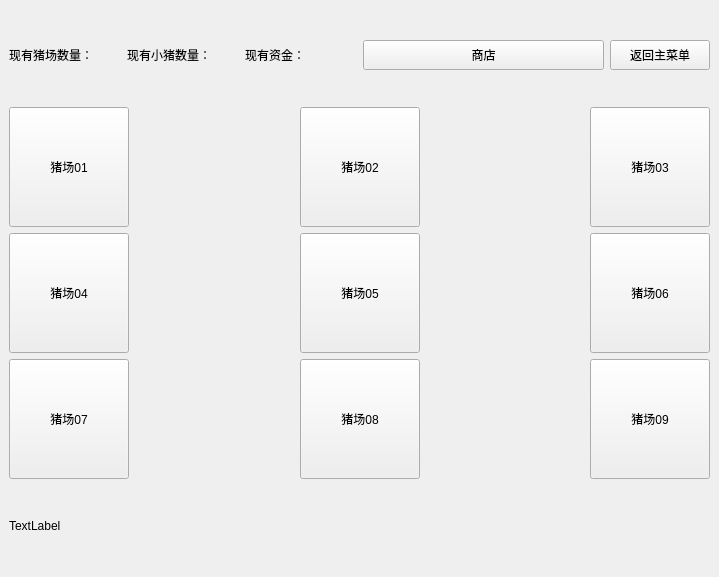
<?xml version="1.0" encoding="UTF-8"?>
<ui version="4.0">
 <class>game</class>
 <widget class="QMainWindow" name="game">
  <property name="geometry">
   <rect>
    <x>0</x>
    <y>0</y>
    <width>719</width>
    <height>577</height>
   </rect>
  </property>
  <property name="windowTitle">
   <string>MainWindow</string>
  </property>
  <widget class="QWidget" name="centralwidget">
   <layout class="QGridLayout" name="gridLayout_2">
    <item row="0" column="0">
     <layout class="QHBoxLayout" name="horizontalLayout">
      <item>
       <widget class="QLabel" name="lblNowZhuchang">
        <property name="text">
         <string>现有猪场数量：</string>
        </property>
       </widget>
      </item>
      <item>
       <widget class="QLabel" name="lblNowCount">
        <property name="text">
         <string>现有小猪数量：</string>
        </property>
       </widget>
      </item>
      <item>
       <widget class="QLabel" name="lblNowMoney">
        <property name="text">
         <string>现有资金：</string>
        </property>
       </widget>
      </item>
     </layout>
    </item>
    <item row="0" column="1">
     <layout class="QHBoxLayout" name="horizontalLayout_5">
      <item>
       <widget class="QPushButton" name="btnShop">
        <property name="minimumSize">
         <size>
          <width>100</width>
          <height>30</height>
         </size>
        </property>
        <property name="maximumSize">
         <size>
          <width>300</width>
          <height>30</height>
         </size>
        </property>
        <property name="text">
         <string>商店</string>
        </property>
       </widget>
      </item>
      <item>
       <widget class="QPushButton" name="btnExit">
        <property name="minimumSize">
         <size>
          <width>100</width>
          <height>30</height>
         </size>
        </property>
        <property name="maximumSize">
         <size>
          <width>100</width>
          <height>30</height>
         </size>
        </property>
        <property name="text">
         <string>返回主菜单</string>
        </property>
       </widget>
      </item>
     </layout>
    </item>
    <item row="1" column="0" colspan="2">
     <layout class="QGridLayout" name="gridLayout">
      <item row="0" column="0">
       <layout class="QHBoxLayout" name="horizontalLayout_4">
        <item>
         <widget class="QPushButton" name="btnZhuchang1">
          <property name="minimumSize">
           <size>
            <width>120</width>
            <height>120</height>
           </size>
          </property>
          <property name="text">
           <string>猪场01</string>
          </property>
         </widget>
        </item>
        <item>
         <spacer name="horizontalSpacer">
          <property name="orientation">
           <enum>Qt::Horizontal</enum>
          </property>
          <property name="sizeHint" stdset="0">
           <size>
            <width>40</width>
            <height>20</height>
           </size>
          </property>
         </spacer>
        </item>
        <item>
         <widget class="QPushButton" name="btnZhuchang2">
          <property name="minimumSize">
           <size>
            <width>120</width>
            <height>120</height>
           </size>
          </property>
          <property name="text">
           <string>猪场02</string>
          </property>
         </widget>
        </item>
        <item>
         <spacer name="horizontalSpacer_2">
          <property name="orientation">
           <enum>Qt::Horizontal</enum>
          </property>
          <property name="sizeHint" stdset="0">
           <size>
            <width>40</width>
            <height>20</height>
           </size>
          </property>
         </spacer>
        </item>
        <item>
         <widget class="QPushButton" name="btnZhuchang3">
          <property name="minimumSize">
           <size>
            <width>120</width>
            <height>120</height>
           </size>
          </property>
          <property name="text">
           <string>猪场03</string>
          </property>
         </widget>
        </item>
       </layout>
      </item>
      <item row="2" column="0">
       <layout class="QHBoxLayout" name="horizontalLayout_2">
        <item>
         <widget class="QPushButton" name="btnZhuchang7">
          <property name="minimumSize">
           <size>
            <width>120</width>
            <height>120</height>
           </size>
          </property>
          <property name="text">
           <string>猪场07</string>
          </property>
         </widget>
        </item>
        <item>
         <spacer name="horizontalSpacer_5">
          <property name="orientation">
           <enum>Qt::Horizontal</enum>
          </property>
          <property name="sizeHint" stdset="0">
           <size>
            <width>40</width>
            <height>20</height>
           </size>
          </property>
         </spacer>
        </item>
        <item>
         <widget class="QPushButton" name="btnZhuchang8">
          <property name="minimumSize">
           <size>
            <width>120</width>
            <height>120</height>
           </size>
          </property>
          <property name="text">
           <string>猪场08</string>
          </property>
         </widget>
        </item>
        <item>
         <spacer name="horizontalSpacer_6">
          <property name="orientation">
           <enum>Qt::Horizontal</enum>
          </property>
          <property name="sizeHint" stdset="0">
           <size>
            <width>40</width>
            <height>20</height>
           </size>
          </property>
         </spacer>
        </item>
        <item>
         <widget class="QPushButton" name="btnZhuchang9">
          <property name="minimumSize">
           <size>
            <width>120</width>
            <height>120</height>
           </size>
          </property>
          <property name="text">
           <string>猪场09</string>
          </property>
         </widget>
        </item>
       </layout>
      </item>
      <item row="1" column="0">
       <layout class="QHBoxLayout" name="horizontalLayout_3">
        <item>
         <widget class="QPushButton" name="btnZhuchang4">
          <property name="minimumSize">
           <size>
            <width>120</width>
            <height>120</height>
           </size>
          </property>
          <property name="text">
           <string>猪场04</string>
          </property>
         </widget>
        </item>
        <item>
         <spacer name="horizontalSpacer_3">
          <property name="orientation">
           <enum>Qt::Horizontal</enum>
          </property>
          <property name="sizeHint" stdset="0">
           <size>
            <width>40</width>
            <height>20</height>
           </size>
          </property>
         </spacer>
        </item>
        <item>
         <widget class="QPushButton" name="btnZhuchang5">
          <property name="minimumSize">
           <size>
            <width>120</width>
            <height>120</height>
           </size>
          </property>
          <property name="text">
           <string>猪场05</string>
          </property>
         </widget>
        </item>
        <item>
         <spacer name="horizontalSpacer_4">
          <property name="orientation">
           <enum>Qt::Horizontal</enum>
          </property>
          <property name="sizeHint" stdset="0">
           <size>
            <width>40</width>
            <height>20</height>
           </size>
          </property>
         </spacer>
        </item>
        <item>
         <widget class="QPushButton" name="btnZhuchang6">
          <property name="minimumSize">
           <size>
            <width>120</width>
            <height>120</height>
           </size>
          </property>
          <property name="text">
           <string>猪场06</string>
          </property>
         </widget>
        </item>
       </layout>
      </item>
     </layout>
    </item>
    <item row="2" column="0">
     <widget class="QLabel" name="lblTime">
      <property name="maximumSize">
       <size>
        <width>1000</width>
        <height>20</height>
       </size>
      </property>
      <property name="text">
       <string>TextLabel</string>
      </property>
     </widget>
    </item>
   </layout>
  </widget>
 </widget>
 <resources/>
 <connections/>
</ui>
